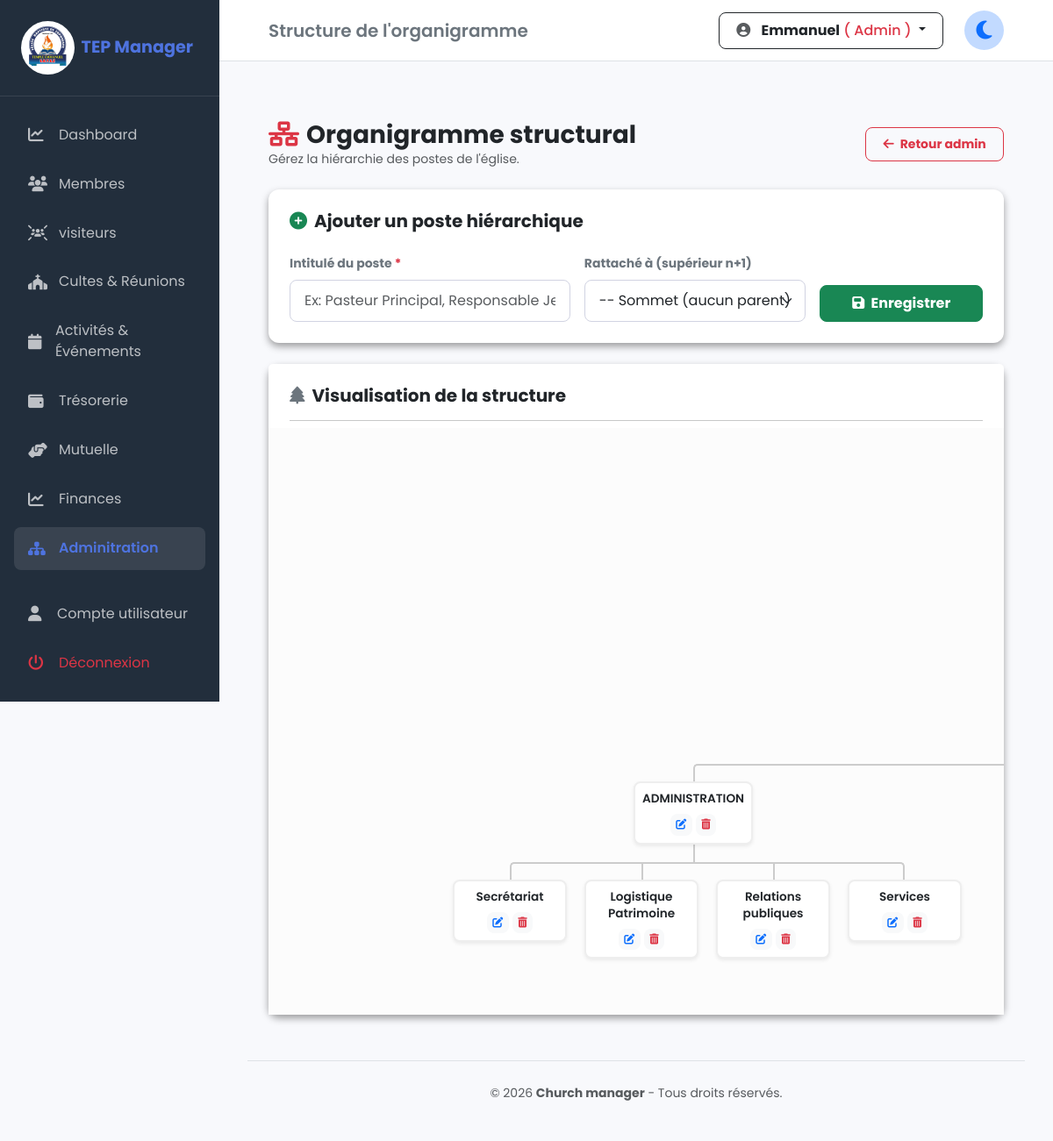
The app's page /gouvernance/organigramme.php (signed in) with its own data.
### tables this page shows
CREATE TABLE IF NOT EXISTS `organigramme` (
  `id` int NOT NULL AUTO_INCREMENT,
  `titre_poste` varchar(150) NOT NULL,
  `parent_id` int DEFAULT NULL,
  `titulaire_id` int DEFAULT NULL,
  `niveau_hierarchique` int DEFAULT '1',
  PRIMARY KEY (`id`),
  KEY `parent_id` (`parent_id`)
);

### gouvernance/organigramme.php (the view, shortened to what this page needs)
<?php
require_once "../config/database.php";
$postes_bruts = $pdo->query("SELECT id, titre_poste, parent_id, niveau_hierarchique FROM organigramme")->fetchAll(PDO::FETCH_ASSOC);
$arbre_hierarchique = [];
foreach ($postes_bruts as $poste) {
    $parent_id = $poste['parent_id'] ?? 0;
    $arbre_hierarchique[$parent_id][] = $poste;
}
function afficher_arbre_vertical($parent_id, $arbre) {
    echo '<ul>';
    foreach ($arbre[$parent_id] as $poste) {
        $has_children = isset($arbre[$poste['id']]);
        echo '<li>';
        echo '  <div class="card-poste-vertical shadow-sm">';
        echo '      <div class="titre-poste-text">' . htmlspecialchars($poste['titre_poste']) . '</div>';
        echo '      <div class="actions-poste mt-2">';
        echo '          <button type="button" class="btn btn-xs btn-light text-primary border-0 btn-edit" data-json=\'' . json_encode($poste) . '\'><i class="fa-solid fa-pen-to-square"></i></button>';
        echo '          <button type="button" class="btn btn-xs btn-light text-danger border-0 btn-delete" data-id="' . $poste['id'] . '" data-titre="' . htmlspecialchars($poste['titre_poste']) . '"><i class="fa-solid fa-trash-can"></i></button>';
        echo '      </div>';
        echo '  </div>';
        if ($has_children) {
            afficher_arbre_vertical($poste['id'], $arbre);
        }
        echo '</li>';
    }
    echo '</ul>';
}
require_once '../includes/header.php';
?>
<div class="container-fluid mt-4 px-4">
    <div class="d-flex align-items-center justify-content-between mb-4">
        <div>
            <h3 class="fw-bold text-dark m-0"><i class="fa-solid fa-network-wired text-danger me-2"></i>Organigramme structural</h3>
            <p class="text-muted small m-0">Gérez la hiérarchie des postes de l'église.</p>
        </div>
        <a href="index.php" class="btn btn-outline-danger btn-sm fw-bold">
            <i class="fa-solid fa-arrow-left me-1"></i> Retour admin
        </a>
    </div>
    <div class="row">
        <div class="col-12 mb-4">
            <div class="card border-0 shadow-sm">
                <div class="card-body p-4">
                    <h5 class="fw-bold text-dark mb-4" id="form-title"><i class="fa-solid fa-plus-circle text-success me-2"></i>Ajouter un poste hiérarchique</h5>
                    <form action="" method="POST" id="form-poste" class="row g-3 align-items-end">
                        <div class="col-md-5">
                            <label class="form-label small fw-bold text-secondary">Intitulé du poste <span class="text-danger">*</span></label>
                            <input type="text" name="titre_poste" id="titre_poste" class="form-control" placeholder="Ex: Pasteur Principal, Responsable Jeunesse..." required>
                        </div>
                        <div class="col-md-4">
                            <label class="form-label small fw-bold text-secondary">Rattaché à (supérieur n+1)</label>
                            <select name="parent_id" id="parent_id" class="form-select">
                                <option value="">-- Sommet (aucun parent) --</option>
                            </select>
                        </div>
                        <div class="col-md-3">
                            <div class="d-flex gap-2">
                                <button type="submit" class="btn btn-success fw-bold flex-grow-1" id="btn-submit">
                                    <i class="fa-solid fa-floppy-disk me-1"></i> Enregistrer
                                </button>
                            </div>
                        </div>
                    </form>
                </div>
            </div>
        </div>
        <div class="col-12">
            <div class="card border-0 shadow-sm">
                <div class="card-header bg-white border-0 pt-4 px-4">
                    <h5 class="fw-bold text-dark m-0"><i class="fa-solid fa-tree text-secondary me-2"></i>Visualisation de la structure</h5>
                    <hr class="mb-0 mt-3 opacity-25">
                </div>
                <div class="card-body p-0">
                    <?php if (empty($arbre_hierarchique)): ?>
                        <div class="text-center py-5 text-muted">
                            <i class="fa-solid fa-folder-open fa-2x mb-2 text-light-dark"></i>
                            <p class="m-0 small">Aucun poste configuré.</p>
                        </div>
                    <?php else: ?>
                        <div class="organigramme-container py-5">
                            <div class="tree">
                                <?php afficher_arbre_vertical(0, $arbre_hierarchique); ?>
                            </div>
                        </div>
                    <?php endif; ?>
                </div>
            </div>
        </div>
    </div>
</div>
<?php require_once '../includes/footer.php'; ?>

### assets/css/style.css (style rules this page uses)
:root { --primary-color: #4e73df; --secondary-color: #858796; --success-color: #1cc88a; --bg-light: #f8f9fc; --sidebar-bg: #222e3c; --sidebar-width: 250px; --topbar-height: 70px; --transition: all 0.3s ease; }
body { font-family: 'Poppins', sans-serif; background-color: var(--bg-light); color: #333; margin: 0; overflow-x: hidden; }
.container-fluid { padding: 1.2rem 2rem; }
.card { border-radius: 12px; border: none; transition: transform 0.3s ease-in-out; }
.card.shadow-sm { box-shadow: 0 .25rem .5rem rgba(0,0,0,.375) !important; }
.btn { border-radius: 8px; padding: 0.5rem 1.2rem; gap : 2px; font-weight: 500; }
.form-control, .form-select { border-radius: 8px; padding: 0.7rem 1rem; border: 1px solid #d1d3e2; }

### includes/header.php (style rules this page uses)
body { transition: background-color 0.5s ease, color 0.5s ease; }

### gouvernance/organigramme.php (style rules this page uses)
.organigramme-container { width: 100%; overflow-x: auto; background-color: #fcfcfc; min-height: 400px; }
.titre-poste-text { font-size: 0.85rem; font-weight: 600; line-height: 1.4; white-space: normal !important; word-wrap: break-word !important; overflow-wrap: break-word !important; }
.tree { display: inline-block; min-width: 100%; }
.tree ul { padding-top: 20px; position: relative; transition: all 0.5s; display: flex; justify-content: center; }
.tree li { text-align: center; list-style-type: none; position: relative; padding: 20px 10px 0 10px; transition: all 0.5s; }
.tree li::before, .tree li::after { content: ''; position: absolute; top: 0; right: 50%; border-top: 2px solid #ccc; width: 50%; height: 20px; }
.tree li::after { right: auto; left: 50%; border-left: 2px solid #ccc; }
.tree li:only-child::after, .tree li:only-child::before { display: none; }
.tree li:only-child { padding-top: 0; }
.tree li:first-child::before, .tree li:last-child::after { border: 0 none; }
.tree li:last-child::before { border-right: 2px solid #ccc; border-radius: 0 5px 0 0; }
.tree li:first-child::after { border-radius: 5px 0 0 0; }
.tree ul ul::before { content: ''; position: absolute; top: 0; left: 50%; border-left: 2px solid #ccc; width: 0; height: 20px; }
.card-poste-vertical { border: 2px solid #eee; padding: 8px; background: #fff; border-radius: 8px; display: inline-block; min-width: 130px; max-width: 200px; position: relative; transition: all 0.3s ease; z-index: 10; }
.btn-xs { padding: .2rem .4rem; font-size: .75rem; }

### records on screen
organigramme: titre_poste "ADMINISTRATION"
organigramme: titre_poste "Secrétariat"
organigramme: titre_poste "Logistique Patrimoine"
organigramme: titre_poste "Relations publiques"
organigramme: titre_poste "Services"

### other values on screen
$titre_barre "Structure de l'organigramme"
$_SESSION['user_nom'] "Emmanuel"
$_SESSION['user_role_nom'] "Admin"
